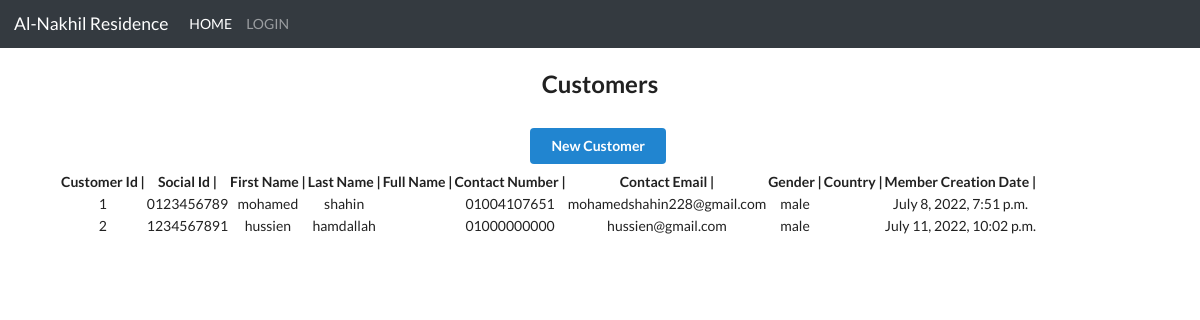
/customers, run on an earlier commit of the app's database.
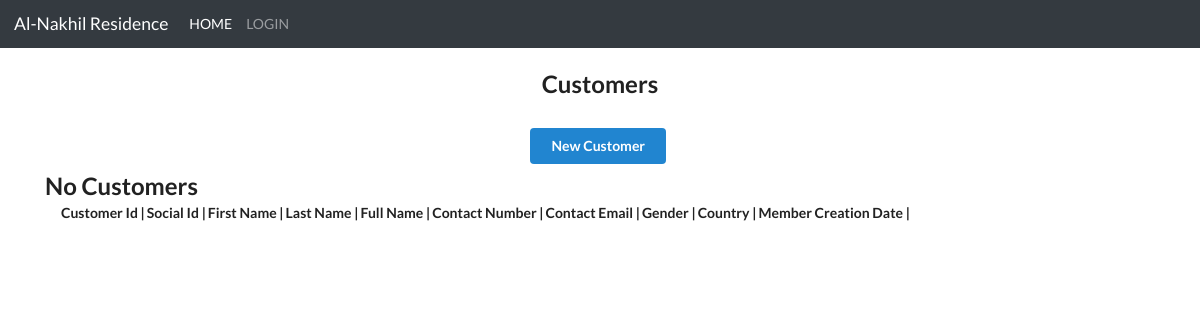
And on a later commit of the database.
### login_system/models.py (models this page shows, shortened)
class Customer(models.Model):
    customer_id = models.AutoField(primary_key=True)
    social_id = models.CharField(max_length = 10)
    first_name = models.CharField(max_length = 10)
    last_name = models.CharField(max_length = 10)
    full_name = models.CharField(max_length = 40)
    contact_number = models.CharField(max_length= 11)
    contact_email = models.CharField(max_length= 40)
    gender = models.CharField(max_length= 10)
    country = models.ForeignKey(Country,on_delete = models.CASCADE)
    city = models.ForeignKey(City, on_delete= models.CASCADE)
    member_creation_date = models.DateTimeField(default=datetime.now)

### login_system/views.py (the view)
# urls.py: path("customers", views.customers, name="customers"),
def customers(request):
    customers = Customer.objects.all()
    return render(request, 'all_customers.html', context={'customers': customers})

### login_system/templates/all_customers.html (shortened to what this page needs)
{% extends "base.html" %}
{% block content%}
    <body>
        <div class="container">
          <h2 class="my-4">Customers</h2>
          <a class="nav-link" href="customers/create" target="_blank"> <button type="button" class="ui button primary">New Customer</button> </a>
          <table>
            <tr>
                <th>Customer Id | </th>
                <th>Social Id | </th>
                <th>First Name | </th>
                <th>Last Name | </th>
                <th>Full Name | </th>
                <th>Contact Number | </th>
                <th>Contact Email | </th>
                <th>Gender | </th>
                <th>Country | </th>
                <th>Member Creation Date | </th>
            </tr>
              {% for c in customers %}
            <tr>
                <td>{{c.customer_id}} </td>
                <td>{{c.social_id}} </td>
                <td>{{c.first_name}} </td>
                <td>{{c.last_name}} </td>
                <td>{{c.fullname}} </td>
                <td>{{c.contact_number}} </td>
                <td>{{c.contact_email}} </td>
                <td>{{c.gender}} </td>
                <td>{{c.country}} </td>
                <td>{{c.member_creation_date}} </td>
            </tr>
            {% empty %}
            <div class="row">
              <h2> No Customers </h2>
            </div>
            {% endfor %}
          </table>
        </div>
    </body>
    {% endblock content%}

### login_system/templates/base.html (shortened to what this page needs)
{% load static %}
<!DOCTYPE html>
<html lang="en">
<head>
  <link rel="stylesheet" href="https://maxcdn.bootstrapcdn.com/bootstrap/4.0.0/css/bootstrap.min.css"
>
  <link rel="stylesheet" type='text/css' href= {% static 'style.css' %}>
  <link rel="stylesheet" href="https://cdnjs.cloudflare.com/ajax/libs/semantic-ui/2.4.1/semantic.min.css">
</head>
<body>
  <nav class="navbar navbar-expand-lg navbar-dark bg-dark">
    <a class="navbar-brand" href="">Al-Nakhil Residence</a>
    <div class="collapse navbar-collapse" id="navbarNav">
      <ul class="navbar-nav">
        <li class="nav-item active">
          <a class="nav-link" href="">HOME<span class="sr-only">(current)</span></a>
        </li>
        {% if user.is_authenticated %}
        <li class="nav-item">
          <a class="nav-link" href="#">Hi, {{user.first_name}}</a>
        </li>
        <li class="nav-item">
          <a class="nav-link" href="logout_user" >LOGOUT</a>
        </li>
        {% else %}
          <a class="nav-link" href="login_user">LOGIN</a>
        {% endif %}
      </ul>
    </div>
  </nav>
    <div class="container">
      {% block content %}
      {% endblock content %}
    </div>
</body>
</html>

### static/style.css (style rules this page uses)
.container { text-align: center; }

What changed in the data, as far as the page shows it:
removed Customer: customer_id "1", social_id "0123456789", first_name "mohamed", last_name "shahin", contact_number "01004107651", contact_email "mohamedshahin228@gmail.com", gender "male", member_creation_date "July 8, 2022, 7:51 p.m."
removed Customer: customer_id "2", social_id "1234567891", first_name "hussien", last_name "hamdallah", contact_number "01000000000", contact_email "hussien@gmail.com", gender "male", member_creation_date "July 11, 2022, 10:02 p.m."
Also different on the page:
text now shown: "No Customers"
